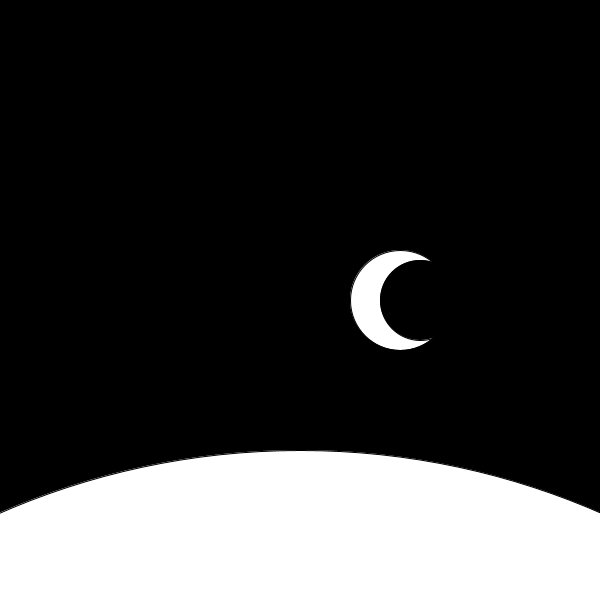
Frame 1 (no input)
Frame 60 (the mouse pressed at the canvas centre just before this capture): identical to frame 1, image omitted
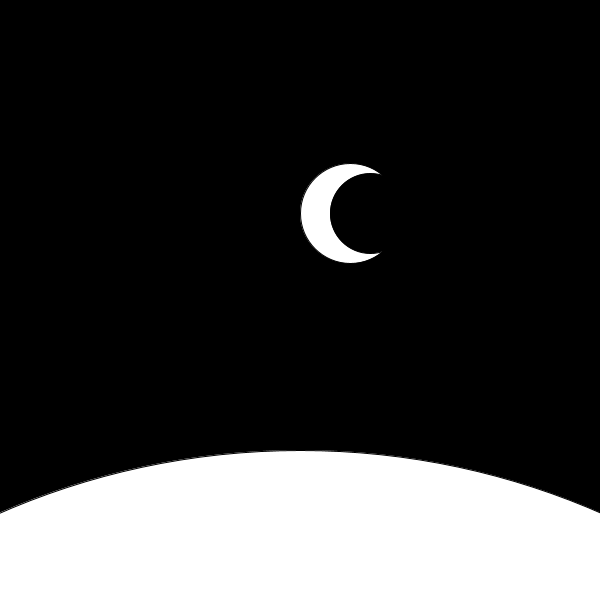
Frame 120 (the mouse held since frame 60 and released just before this capture)

The Processing sketch that drew these frames (run headless with seeded random() and noise(); from frame 60 on, the mouse is pressed at the canvas centre):

// Processing sketch: sketch_12
// ── sketch_12.pde
/*
this sketch draws the surface of a planet and a moon overhead.
currently the moon rotates around a point in the middle of the sketch
based on the mouseX value.

change the sketch so that the moon rotates around the planet, then 
map the mx value to have the moon roughly follow the x position of
the mouse. 
*/

int planetX;
int planetY;

void setup() {
  size(600, 600);

  planetX = width/2;
  planetY = height*2;
}

void draw() {
  background(0);
  fill(255);
  ellipse(planetX, planetY, 1500, 1500);
  
  float mx = mouseX;

  float moonX = width/2 + cos(radians(mx)) * 100;
  float moonY = height/2 + sin(radians(mx)) * 100;

  ellipse(moonX, moonY, 100, 100);
  fill(0);
  ellipse(moonX+20, moonY, 80, 80);
}
